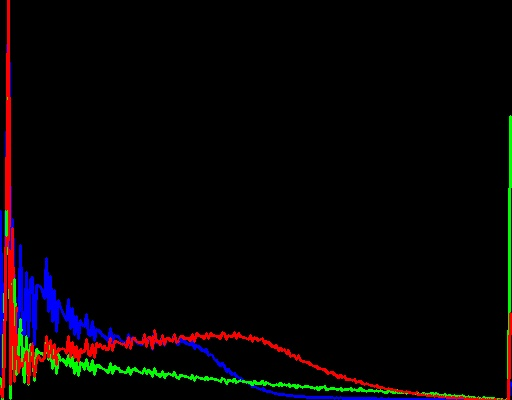
//> input picture prj.lab/lab08/histograms/pic_hist_clahe.jpg, 512 x 400 px
$ ./task08 histograms/pic_hist_clahe.jpg   (built with g++ and OpenCV 4)
//> lines starting //> are read from the running program, lines starting //| are printed output that depends on the picture
#include <opencv2/opencv.hpp>
#include <iostream>
#include <vector>
#include <fstream>
#include <cmath>

cv::Mat grayWorld(const cv::Mat& image) {
    cv::Mat result;
    image.convertTo(result, CV_32F);
    std::vector<cv::Mat> channels;
    cv::split(result, channels);

    cv::Scalar mean = cv::mean(result);
    double avg = (mean[0] + mean[1] + mean[2]) / 3.0;

    for (int i = 0; i < 3; ++i) {
        double channelMean = cv::mean(channels[i])[0];
        if (channelMean > 0) {
            double scale = avg / channelMean;
            channels[i] = channels[i] * scale;
        }
    }

    cv::merge(channels, result);
    result.convertTo(result, CV_8U);
    return result;
}

cv::Mat colorCorrection(const cv::Mat& image) {
    cv::Mat labImage;
    cv::cvtColor(image, labImage, cv::COLOR_BGR2Lab);
    std::vector<cv::Mat> labChannels;
    cv::split(labImage, labChannels);

    cv::Mat lChannel;
    labChannels[0].convertTo(lChannel, CV_8U);

    cv::Ptr<cv::CLAHE> clahe = cv::createCLAHE();
    clahe->setClipLimit(2);
    clahe->setTilesGridSize(cv::Size(8, 8));
    clahe->apply(lChannel, lChannel);

    lChannel.convertTo(labChannels[0], labChannels[0].type());
    cv::merge(labChannels, labImage);
    cv::Mat result;
    cv::cvtColor(labImage, result, cv::COLOR_Lab2BGR);
    return result;
}

cv::Mat visualizeColorDistribution(const cv::Mat& image) {
    std::vector<cv::Mat> bgrChannels;
    cv::split(image, bgrChannels);
    int histSize = 256;
    float range[] = { 0, 256 };
    const float* histRange = { range };

    cv::Mat bHist, gHist, rHist;
    cv::calcHist(&bgrChannels[0], 1, 0, cv::Mat(), bHist, 1, &histSize, &histRange);
    cv::calcHist(&bgrChannels[1], 1, 0, cv::Mat(), gHist, 1, &histSize, &histRange);
    cv::calcHist(&bgrChannels[2], 1, 0, cv::Mat(), rHist, 1, &histSize, &histRange);

    int histWidth = 512, histHeight = 400;
    int binWidth = cvRound((double)histWidth / histSize);
    cv::Mat histImage(histHeight, histWidth, CV_8UC3, cv::Scalar(0, 0, 0));

    cv::normalize(bHist, bHist, 0, histImage.rows, cv::NORM_MINMAX);
    cv::normalize(gHist, gHist, 0, histImage.rows, cv::NORM_MINMAX);
    cv::normalize(rHist, rHist, 0, histImage.rows, cv::NORM_MINMAX);

    for (int i = 1; i < histSize; i++) {
        cv::line(histImage, cv::Point(binWidth * (i - 1), histHeight - cvRound(bHist.at<float>(i - 1))),
            cv::Point(binWidth * (i), histHeight - cvRound(bHist.at<float>(i))),
            cv::Scalar(255, 0, 0), 2);
        cv::line(histImage, cv::Point(binWidth * (i - 1), histHeight - cvRound(gHist.at<float>(i - 1))),
            cv::Point(binWidth * (i), histHeight - cvRound(gHist.at<float>(i))),
            cv::Scalar(0, 255, 0), 2);
        cv::line(histImage, cv::Point(binWidth * (i - 1), histHeight - cvRound(rHist.at<float>(i - 1))),
            cv::Point(binWidth * (i), histHeight - cvRound(rHist.at<float>(i))),
            cv::Scalar(0, 0, 255), 2);
    }
    return histImage;
}

double calculateMSE(const cv::Mat& img1, const cv::Mat& img2) {
    if (img1.size() != img2.size() || img1.type() != img2.type()) {
        return -1;
    }
    cv::Mat diff;
    cv::absdiff(img1, img2, diff);
    diff.convertTo(diff, CV_32F);
    diff = diff.mul(diff);
    cv::Scalar s = cv::sum(diff);
    return s[0] / (img1.total() * img1.channels());
}

double calculatePSNR(const cv::Mat& img1, const cv::Mat& img2) {
    double mse = calculateMSE(img1, img2);
    if (mse <= 1e-10) return 100;
    return 10.0 * log10((255.0 * 255.0) / mse);
}

double calculateSSIM(const cv::Mat& img1, const cv::Mat& img2) {
    const double C1 = 6.5025, C2 = 58.5225;
    cv::Mat I1, I2;
    img1.convertTo(I1, CV_32F);
    img2.convertTo(I2, CV_32F);

    cv::Mat mu1, mu2;
    cv::GaussianBlur(I1, mu1, cv::Size(11, 11), 1.5);
    cv::GaussianBlur(I2, mu2, cv::Size(11, 11), 1.5);

    cv::Mat mu1_sq = mu1.mul(mu1);
    cv::Mat mu2_sq = mu2.mul(mu2);
    cv::Mat mu1_mu2 = mu1.mul(mu2);

    cv::Mat sigma1_sq, sigma2_sq, sigma12;
    cv::GaussianBlur(I1.mul(I1), sigma1_sq, cv::Size(11, 11), 1.5);
    sigma1_sq -= mu1_sq;
    cv::GaussianBlur(I2.mul(I2), sigma2_sq, cv::Size(11, 11), 1.5);
    sigma2_sq -= mu2_sq;
    cv::GaussianBlur(I1.mul(I2), sigma12, cv::Size(11, 11), 1.5);
    sigma12 -= mu1_mu2;

    cv::Mat t1, t2, t3;
    t1 = 2 * mu1_mu2 + C1;
    t2 = 2 * sigma12 + C2;
    t3 = t1.mul(t2);

    t1 = mu1_sq + mu2_sq + C1;
    t2 = sigma1_sq + sigma2_sq + C2;
    t1 = t1.mul(t2);

    cv::Mat ssim_map;
    cv::divide(t3, t1, ssim_map);
    cv::Scalar mssim = cv::mean(ssim_map);
    return (mssim[0] + mssim[1] + mssim[2]) / 3;
}

void saveQualityParameters(const std::string& imagePath, const cv::Mat& original) {
    const std::string qualityDir = "C:\\Users\\user\\Desktop\\misis2025s-3-nurgaliev-r-d\\prj.lab\\lab08\\color_correction_quality";

    std::string baseName = imagePath.substr(imagePath.find_last_of("/\\") + 1);
    size_t dotPos = baseName.find_last_of('.');
    if (dotPos != std::string::npos) {
        baseName = baseName.substr(0, dotPos);
    }

    std::ofstream outFile(qualityDir + "\\" + baseName + "_quality_parameters.txt");
    if (!outFile.is_open()) {
        std::cerr << "Error creating quality file for " << baseName << std::endl;
        return;
    }

    cv::Mat grayWorldImg = grayWorld(original);
    cv::Mat correctedImg = colorCorrection(original);

    double mse_gw = calculateMSE(original, grayWorldImg);
    double psnr_gw = calculatePSNR(original, grayWorldImg);
    double ssim_gw = calculateSSIM(original, grayWorldImg);

    double mse_clahe = calculateMSE(original, correctedImg);
    double psnr_clahe = calculatePSNR(original, correctedImg);
    double ssim_clahe = calculateSSIM(original, correctedImg);

    outFile << "Quality parameters for: " << baseName << "\n\n";
    outFile << "=== Gray World Correction ===\n";
    outFile << "MSE:  " << mse_gw << "\n";
    outFile << "PSNR: " << psnr_gw << " dB\n";
    outFile << "SSIM: " << ssim_gw << "\n\n";

    outFile << "=== CLAHE Correction ===\n";
    outFile << "MSE:  " << mse_clahe << "\n";
    outFile << "PSNR: " << psnr_clahe << " dB\n";
    outFile << "SSIM: " << ssim_clahe << "\n";

    outFile.close();
}

void processImage(const std::string& path) {
//> called with path = "histograms/pic_hist_clahe.jpg"
    const std::string resultDir = "/Users/mtrufmanov/MisisProject/misis2025s-22-01-trufmanov-m-a/prj.lab/result_images";
    const std::string histDir = "/Users/mtrufmanov/MisisProject/misis2025s-22-01-trufmanov-m-a/prj.lab/histograms";

    cv::Mat img = cv::imread(path);
//> img is the input picture: 400 rows x 512 cols, CV_8UC3; mean B, G, R 5.7, 4.4, 7.3
    if (img.empty()) {
        std::cerr << "Could not open image: " << path << std::endl;
        return;
    }

    cv::Mat grayWorldImg = grayWorld(img);
//> in grayWorld, `cv::Scalar mean = cv::mean(result);`: mean = Scalar(5.72, 4.4, 7.35)
//> in grayWorld, `double avg = (mean[0] + mean[1] + mean[2]) / 3.0;`: avg = 5.82
//> the loop in grayWorld, `for (int i = 0; i < 3; ++i)` made 3 passes
//> (channelMean, scale) on passes 1 to 3: (5.72, 1.02), (4.4, 1.32), (7.35, 0.792)
//> in grayWorld, `cv::merge(channels, result);`: result: 400 rows x 512 cols, CV_32FC3; mean B, G, R 5.8, 5.8, 5.8
    cv::Mat correctedImg = colorCorrection(img);
//> in colorCorrection, `cv::cvtColor(image, labImage, cv::COLOR_BGR2Lab);`: labImage: 400 rows x 512 cols, CV_8UC3; mean of channels 0, 1, 2 8, 130.3, 128.6
//> in colorCorrection, `cv::split(labImage, labChannels);`:
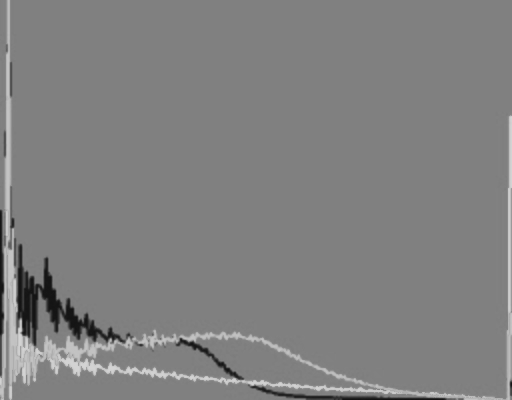
//> labChannels[2]: 400 rows x 512 cols, CV_8UC1; min 20, max 211, mean 128.6
//> in colorCorrection, `cv::merge(labChannels, labImage);`: labImage: 400 rows x 512 cols, CV_8UC3; mean of channels 0, 1, 2 12.5, 130.3, 128.6
//> in colorCorrection, `cv::cvtColor(labImage, result, cv::COLOR_Lab2BGR);`:
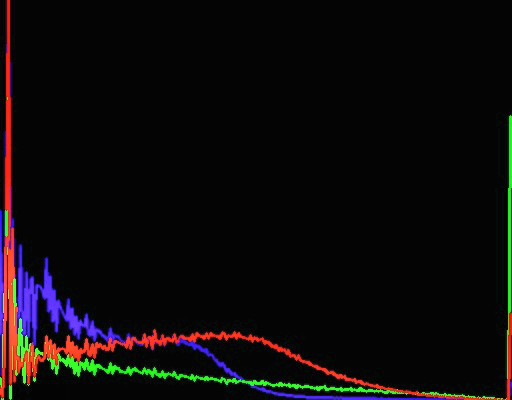
//> result: 400 rows x 512 cols, CV_8UC3; mean B, G, R 11.1, 10.5, 13.6

    cv::Mat histOrig = visualizeColorDistribution(img);
//> in visualizeColorDistribution, `cv::calcHist(&bgrChannels[0], 1, 0, cv::Mat(), bHist, 1, &histSize, &h..`: bHist = 256 values, max 184536 at index 0, min 4 at index 132, mean 800
//> in visualizeColorDistribution, `cv::calcHist(&bgrChannels[1], 1, 0, cv::Mat(), gHist, 1, &histSize, &h..`: gHist = 256 values, max 184494 at index 0, min 0 at index 85, mean 800
//> in visualizeColorDistribution, `cv::calcHist(&bgrChannels[2], 1, 0, cv::Mat(), rHist, 1, &histSize, &h..`: rHist = 256 values, max 183076 at index 0, min 4 at index 150, mean 800
//> in visualizeColorDistribution, `cv::normalize(bHist, bHist, 0, histImage.rows, cv::NORM_MINMAX);`: bHist = 256 values, max 400 at index 0, min 0 at index 132, mean 1.73
//> in visualizeColorDistribution, `cv::normalize(gHist, gHist, 0, histImage.rows, cv::NORM_MINMAX);`: gHist = 256 values, max 400 at index 0, min 0 at index 85, mean 1.73
//> in visualizeColorDistribution, `cv::normalize(rHist, rHist, 0, histImage.rows, cv::NORM_MINMAX);`: rHist = 256 values, max 400 at index 0, min 0 at index 150, mean 1.74
    cv::Mat histGW = visualizeColorDistribution(grayWorldImg);
//> in visualizeColorDistribution (call 2), `cv::split(image, bgrChannels);`: bgrChannels[0]: 400 rows x 512 cols, CV_8UC1; min 0, max 255, mean 5.8
//> in visualizeColorDistribution (call 2), `cv::split(image, bgrChannels);`: bgrChannels[1]: 400 rows x 512 cols, CV_8UC1; min 0, max 255, mean 5.2
//> in visualizeColorDistribution (call 2), `cv::split(image, bgrChannels);`:
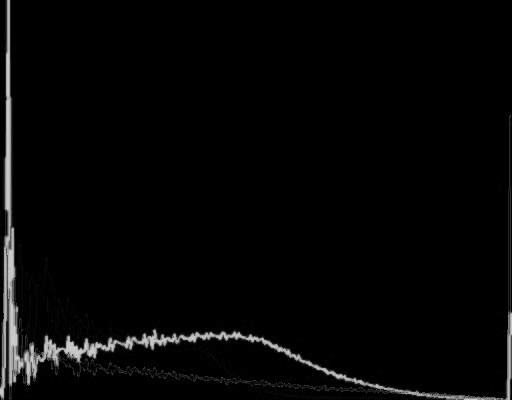
//> bgrChannels[2]: 400 rows x 512 cols, CV_8UC1; min 0, max 202, mean 5.8
//> in visualizeColorDistribution (call 2), `cv::calcHist(&bgrChannels[0], 1, 0, cv::Mat(), bHist, 1, &histSize, &h..`: bHist = 256 values, max 184536 at index 0, min 0 at index 27, mean 800
//> in visualizeColorDistribution (call 2), `cv::calcHist(&bgrChannels[1], 1, 0, cv::Mat(), gHist, 1, &histSize, &h..`: gHist = 256 values, max 184494 at index 0, min 0 at index 2, mean 800
//> in visualizeColorDistribution (call 2), `cv::calcHist(&bgrChannels[2], 1, 0, cv::Mat(), rHist, 1, &histSize, &h..`: rHist = 256 values, max 183076 at index 0, min 0 at index 203, mean 800
//> in visualizeColorDistribution (call 2), `cv::normalize(bHist, bHist, 0, histImage.rows, cv::NORM_MINMAX);`: bHist = 256 values, max 400 at index 0, min 0 at index 27, mean 1.73
//> in visualizeColorDistribution (call 2), `cv::normalize(gHist, gHist, 0, histImage.rows, cv::NORM_MINMAX);`: gHist = 256 values, max 400 at index 0, min 0 at index 2, mean 1.73
//> in visualizeColorDistribution (call 2), `cv::normalize(rHist, rHist, 0, histImage.rows, cv::NORM_MINMAX);`: rHist = 256 values, max 400 at index 0, min 0 at index 203, mean 1.75
    cv::Mat histCorr = visualizeColorDistribution(correctedImg);
//> in visualizeColorDistribution (call 3), `cv::split(image, bgrChannels);`:
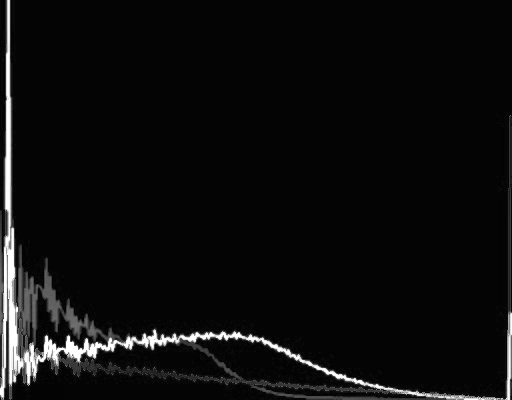
//> bgrChannels[2]: 400 rows x 512 cols, CV_8UC1; min 0, max 255, mean 13.6
//> in visualizeColorDistribution (call 3), `cv::calcHist(&bgrChannels[0], 1, 0, cv::Mat(), bHist, 1, &histSize, &h..`: bHist = 256 values, max 172200 at index 4, min 2 at index 167, mean 800
//> in visualizeColorDistribution (call 3), `cv::calcHist(&bgrChannels[1], 1, 0, cv::Mat(), gHist, 1, &histSize, &h..`: gHist = 256 values, max 173526 at index 4, min 0 at index 0, mean 800
//> in visualizeColorDistribution (call 3), `cv::calcHist(&bgrChannels[2], 1, 0, cv::Mat(), rHist, 1, &histSize, &h..`: rHist = 256 values, max 172933 at index 4, min 4 at index 126, mean 800
//> in visualizeColorDistribution (call 3), `cv::normalize(bHist, bHist, 0, histImage.rows, cv::NORM_MINMAX);`: bHist = 256 values, max 400 at index 4, min 0 at index 167, mean 1.85
//> in visualizeColorDistribution (call 3), `cv::normalize(gHist, gHist, 0, histImage.rows, cv::NORM_MINMAX);`: gHist = 256 values, max 400 at index 4, min 0 at index 0, mean 1.84
//> in visualizeColorDistribution (call 3), `cv::normalize(rHist, rHist, 0, histImage.rows, cv::NORM_MINMAX);`: rHist = 256 values, max 400 at index 4, min 0 at index 126, mean 1.84
//> after the loop in visualizeColorDistribution (call 3), `for (int i = 1; i < histSize; i++)`:
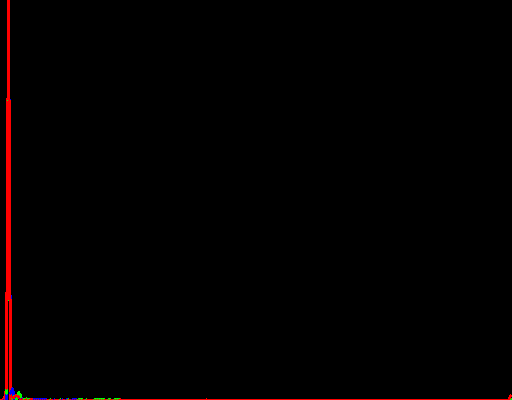
//> histImage: 400 rows x 512 cols, CV_8UC3; mean B, G, R 0.1, 0.1, 3

    std::string baseName = path.substr(path.find_last_of("/\\") + 1);
    size_t dotPos = baseName.find_last_of('.');
    if (dotPos != std::string::npos) {
        baseName = baseName.substr(0, dotPos);
    }

    cv::imwrite(resultDir + "\\" + baseName + "_grayworld.jpg", grayWorldImg);
    cv::imwrite(resultDir + "\\" + baseName + "_clahe.jpg", correctedImg);
    cv::imwrite(histDir + "\\" + baseName + "_hist_orig.jpg", histOrig);
    cv::imwrite(histDir + "\\" + baseName + "_hist_gw.jpg", histGW);
    cv::imwrite(histDir + "\\" + baseName + "_hist_clahe.jpg", histCorr);

    saveQualityParameters(path, img);
//> the loop in grayWorld (call 2), `for (int i = 0; i < 3; ++i)` made 3 passes
//> in calculateMSE, `diff = diff.mul(diff);`:
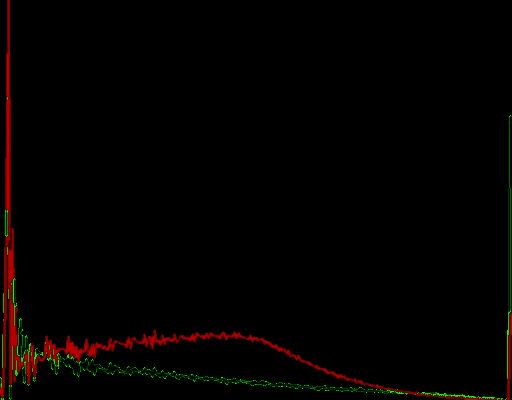
//> diff: 400 rows x 512 cols, CV_32FC3; mean B, G, R 0.3, 22.3, 57.4; drawn with min black and max white
//> in calculateMSE, `cv::Scalar s = cv::sum(diff);`: s = Scalar(53935, 4572518, 11759940)
//> in saveQualityParameters, `double mse_gw = calculateMSE(original, grayWorldImg);`: mse_gw = 0.0878
//> in saveQualityParameters, `double psnr_gw = calculatePSNR(original, grayWorldImg);`: psnr_gw = 58.7
//> in calculateSSIM, `cv::divide(t3, t1, ssim_map);`:
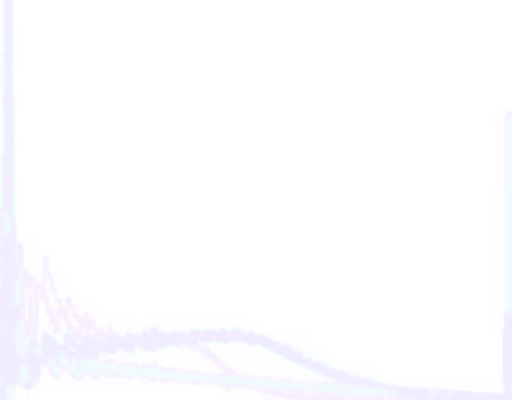
//> ssim_map: 400 rows x 512 cols, CV_32FC3; mean B, G, R 1, 0.994, 0.994
//> in calculateSSIM, `cv::Scalar mssim = cv::mean(ssim_map);`: mssim = Scalar(1, 0.994, 0.994)
//> in saveQualityParameters, `double ssim_gw = calculateSSIM(original, grayWorldImg);`: ssim_gw = 0.996
//> in saveQualityParameters, `double mse_clahe = calculateMSE(original, correctedImg);`: mse_clahe = 19.53
//> in saveQualityParameters, `double psnr_clahe = calculatePSNR(original, correctedImg);`: psnr_clahe = 35.22
//> in saveQualityParameters, `double ssim_clahe = calculateSSIM(original, correctedImg);`: ssim_clahe = 0.34
}

void processImagePair(const std::string& path1, const std::string& path2) {
    cv::Mat img1 = cv::imread(path1);
    cv::Mat img2 = cv::imread(path2);

    if (img1.empty() || img2.empty()) {
        std::cerr << "Could not open images: " << path1 << " or " << path2 << std::endl;
        return;
    }

    cv::resize(img2, img2, img1.size());

    double origMSE = calculateMSE(img1, img2);
    double origPSNR = calculatePSNR(img1, img2);
    double origSSIM = calculateSSIM(img1, img2);

    cv::Mat gw1 = grayWorld(img1);
    cv::Mat gw2 = grayWorld(img2);
    double gwMSE = calculateMSE(gw1, gw2);
    double gwPSNR = calculatePSNR(gw1, gw2);
    double gwSSIM = calculateSSIM(gw1, gw2);

    cv::Mat corr1 = colorCorrection(img1);
    cv::Mat corr2 = colorCorrection(img2);
    double corrMSE = calculateMSE(corr1, corr2);
    double corrPSNR = calculatePSNR(corr1, corr2);
    double corrSSIM = calculateSSIM(corr1, corr2);

    std::cout << "\n=== Comparison Results ===" << std::endl;
    std::cout << "Original images:" << std::endl;
    std::cout << "  MSE: " << origMSE << " | PSNR: " << origPSNR << " dB | SSIM: " << origSSIM << std::endl;
    std::cout << "After Gray World:" << std::endl;
    std::cout << "  MSE: " << gwMSE << " | PSNR: " << gwPSNR << " dB | SSIM: " << gwSSIM << std::endl;
    std::cout << "After CLAHE Correction:" << std::endl;
    std::cout << "  MSE: " << corrMSE << " | PSNR: " << corrPSNR << " dB | SSIM: " << corrSSIM << std::endl;

    processImage(path1);
    processImage(path2);
}

int main(int argc, char** argv) {
    cv::utils::logging::setLogLevel(cv::utils::logging::LOG_LEVEL_ERROR);

    if (argc < 2) {
        std::cout << "Usage:\n"
            << "  Single image: " << argv[0] << " image_path\n"
            << "  Compare two:  " << argv[0] << " image1_path image2_path" << std::endl;
        return 1;
    }

    if (argc == 2) {
        processImage(argv[1]);
    }
    else {
        processImagePair(argv[1], argv[2]);
    }

    return 0;
}

$ run again, on prj.lab/lab08/histograms/pic_hist_gw.jpg
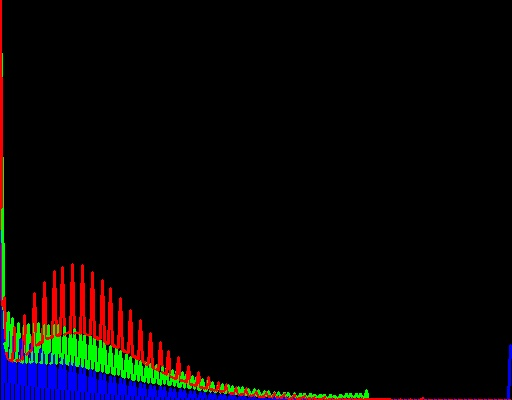
//> input picture prj.lab/lab08/histograms/pic_hist_gw.jpg, 512 x 400 px
//> in processImage, img is the input picture: 400 rows x 512 cols, CV_8UC3; mean B, G, R 7.4, 6.3, 7.8
//> mean = Scalar(7.42, 6.29, 7.79)
//> avg = 7.17
//> the loop in grayWorld, `for (int i = 0; i < 3; ++i)` made 3 passes
//> (channelMean, scale) on passes 1 to 3: (7.42, 0.966), (6.29, 1.14), (7.79, 0.92)
//> in visualizeColorDistribution, `cv::calcHist(&bgrChannels[0], 1, 0, cv::Mat(), bHist, 1, &histSize, &h..`: bHist = 256 values, max 185948 at index 0, min 5 at index 116, mean 800
//> in visualizeColorDistribution, `cv::calcHist(&bgrChannels[1], 1, 0, cv::Mat(), gHist, 1, &histSize, &h..`: gHist = 256 values, max 185650 at index 0, min 0 at index 107, mean 800
//> in visualizeColorDistribution, `cv::calcHist(&bgrChannels[2], 1, 0, cv::Mat(), rHist, 1, &histSize, &h..`: rHist = 256 values, max 184269 at index 0, min 8 at index 245, mean 800
//> in visualizeColorDistribution, `cv::normalize(bHist, bHist, 0, histImage.rows, cv::NORM_MINMAX);`: bHist = 256 values, max 400 at index 0, min 0 at index 116, mean 1.71
//> in visualizeColorDistribution, `cv::normalize(gHist, gHist, 0, histImage.rows, cv::NORM_MINMAX);`: gHist = 256 values, max 400 at index 0, min 0 at index 107, mean 1.72
//> in visualizeColorDistribution, `cv::normalize(rHist, rHist, 0, histImage.rows, cv::NORM_MINMAX);`: rHist = 256 values, max 400 at index 0, min 0 at index 245, mean 1.72
//> the loop in grayWorld (call 2), `for (int i = 0; i < 3; ++i)` made 3 passes
//> in calculateMSE, `diff = diff.mul(diff);`:
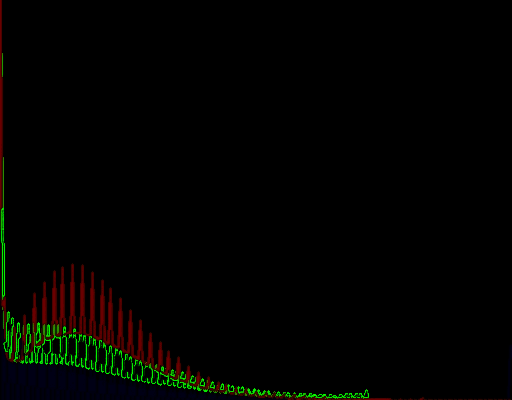
//> diff: 400 rows x 512 cols, CV_32FC3; mean B, G, R 1.7, 10.9, 8.8; drawn with min black and max white
//> s = Scalar(343344, 2222534, 1802117)
//> mse_gw = 0.559
//> psnr_gw = 50.66
//> in calculateSSIM, `t2 = sigma1_sq + sigma2_sq + C2;`:
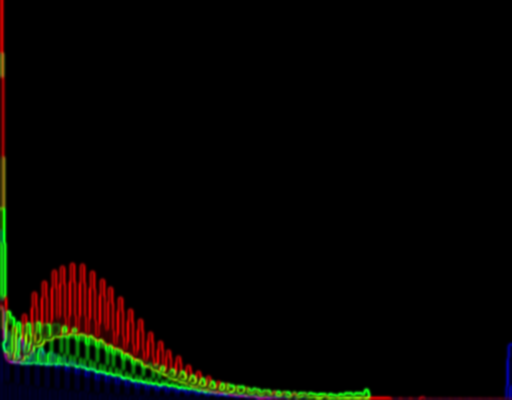
//> t2: 400 rows x 512 cols, CV_32FC3; mean B, G, R 270.3, 629.3, 700.7; drawn with min black and max white
//> mssim = Scalar(1, 0.998, 0.999)
//> ssim_gw = 0.999
//> mse_clahe = 21.1
//> psnr_clahe = 34.89
//> ssim_clahe = 0.332
